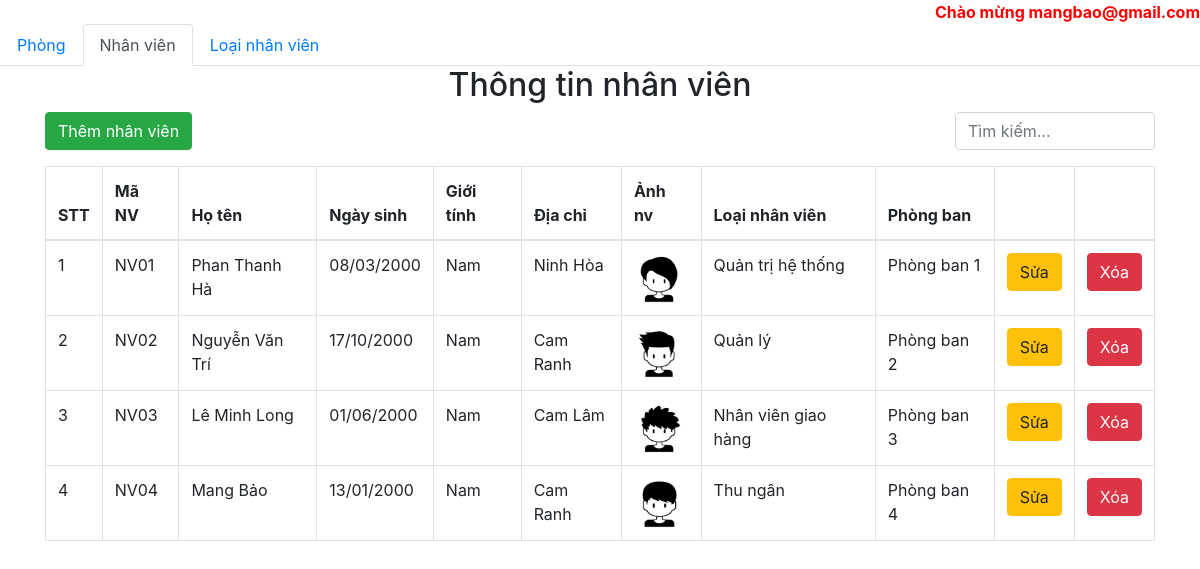
Screenshot of /nhanvien/index.php (signed in) with the database file from the repository.
### tables this page shows
create table nhanvien (
	manv varchar(10) not null primary key,
    honv varchar(50) not null,
	tennv varchar(50) not null,	
	ngaysinh date not null,
    gioitinh tinyint not null,
	diachi varchar(50) not null,
	anh varchar(250) not null,
	maloai varchar(20) not null,
    maphong varchar(20) not null,
	constraint nv_lnv_fk foreign key (maloai) references loainv (maloai),
    constraint nv_mp_fk foreign key (maphong) references phongban (maphong)
	ON UPDATE CASCADE
	ON DELETE CASCADE
);

create table loainv (
	maloai varchar(20) not null primary key,
	tentl varchar(50) not null
);

create table phongban(
	maphong varchar(20) NOT NULL primary key,
	tenphong varchar(50) NOT NULL
);

### db/connect.php (called while the page is built, shortened)
<?php
function executeResult($sql) {
	$con = mysqli_connect(DB_HOST, DB_USER, DB_PASSWORD, DB_NAME);
	$result = mysqli_query($con, $sql);
	$data   = [];
	if ($result != null){
		while ($row = mysqli_fetch_array($result, 1)) {
			$data[] = $row;
		}
	}
	return $data;
}

### nhanvien/index.php (the view, shortened to what this page needs)
<?php
require_once('../db/connect.php');
?>
<!DOCTYPE html>
<html>
<head>
	<link rel="stylesheet" href="https://maxcdn.bootstrapcdn.com/bootstrap/4.4.1/css/bootstrap.min.css">
</head>
<body>
	<div style="text-align: end;color: red;font-weight: bold;">
		Chào mừng <?php echo $_SESSION['username'];  ?>
	</div>
	<ul class="nav nav-tabs">
		<li class="nav-item">
			<a class="nav-link " href="../phong">Phòng</a>
		</li>
		<li class="nav-item">
			<a class="nav-link active" href="#">Nhân viên</a>
		</li>
		<li class="nav-item">
			<a class="nav-link" href="../loainv">Loại nhân viên</a>
		</li>
	</ul>
	<div class="container">
		<div class="panel panel-primary">
			<div class="panel-heading">
				<h2 class="text-center">Thông tin nhân viên</h2>
			</div>
			<div class="panel-body">
				<div class="row">
					<div class="col-lg-6">
						<a href="add.php">
							<button class="btn btn-success" style="margin-bottom: 15px;">Thêm nhân viên</button>
						</a>
					</div>
					<div class="col-lg-6">
						<form method="get">
							<div class="form-group" style="width: 200px; float: right;">
								<input type="text" class="form-control" placeholder="Tìm kiếm..." id="s" name="s" value="<?php if (isset($_GET['s'])) echo $_GET['s']; ?>">
							</div>
						</form>
					</div>
				</div>
				<table class="table table-bordered table-hover">
					<thead>
						<tr>
							<th width="50px">STT</th>
							<th>Mã NV</th>
							<th>Họ tên</th>
							<th>Ngày sinh</th>
							<th>Giới tính</th>
							<th>Địa chỉ </th>
							<th>Ảnh nv </th>
							<th>Loại nhân viên </th>
							<th>Phòng ban </th>
							<th width="50px"></th>
							<th width="50px"></th>
						</tr>
					</thead>
					<tbody>
						<?php
						$limit = 5;
						$page = 1;
						$firstIndex = ($page - 1) * $limit;
						$additional = '';
						$sql = 'select * from nhanvien left join loainv on nhanvien.maloai = loainv.maloai
						left join phongban on nhanvien.maphong = phongban.maphong
						where 1 ' . $additional . ' limit ' . $firstIndex . ',' . $limit;
						$nhanvienList = executeResult($sql);
						if (!empty($nhanvienList)) {
							foreach ($nhanvienList as $item) {
								$date = str_replace('-', '/', $item['ngaysinh']);
								if ($item['gioitinh'] == "1") {
									$gt = "Nam";
								} else
									$gt = "Nữ";
								echo '
							 <tr>
								 <td>' . (++$firstIndex) . '</td>
								 <td>' . $item['manv'] . '</td>
								 <td>' . $item['honv'] . ' ' . $item['tennv'] . '</td>
								 <td>' . date('d/m/Y', strtotime($date)) . '</td>
								 <td>' . $gt . '</td>
								 <td>' . $item['diachi'] . '</td>
								 <td> <img style="height: 50px; width: 50px;" src="../hinh_nv/' . $item['anh'] . '"/></td>
								 <td>' . $item['tentl'] . '</td>
								 <td>' . $item['tenphong'] . '</td>
								 <td>
									 <a href="edit.php?manv=' . $item['manv'] . '"><button class="btn btn-warning">Sửa</button></a>
								 </td>
								 <td>
									 <a href="delete.php?manv=' . $item['manv'] . '"><button class="btn btn-danger">Xóa</button></a>
								 </td>
							 </tr>';
							}
						} else {
							echo '<tr>';
							echo '<td colspan="11" style="text-align: center; color: red;font-weight: bold;">Không tìm thấy thông tin nhân viên </td>';
							echo '</tr>';
						}
						?>
					</tbody>
				</table>
			</div>
		</div>
	</div>
</body>
</html>

### rows the page displays
nhanvien: manv "NV01", honv "Phan", tennv "Thanh Hà", ngaysinh "08/03/2000", gioitinh "Nam", diachi "Ninh Hòa", anh (picture), maloai.tentl "Quản trị hệ thống", maphong.tenphong "Phòng ban 1"
nhanvien: manv "NV02", honv "Nguyễn", tennv "Văn Trí", ngaysinh "17/10/2000", gioitinh "Nam", diachi "Cam Ranh", anh (picture), maloai.tentl "Quản lý", maphong.tenphong "Phòng ban 2"
nhanvien: manv "NV03", honv "Lê", tennv "Minh Long", ngaysinh "01/06/2000", gioitinh "Nam", diachi "Cam Lâm", anh (picture), maloai.tentl "Nhân viên giao hàng", maphong.tenphong "Phòng ban 3"
nhanvien: manv "NV04", honv "Mang", tennv "Bảo", ngaysinh "13/01/2000", gioitinh "Nam", diachi "Cam Ranh", anh (picture), maloai.tentl "Thu ngân", maphong.tenphong "Phòng ban 4"

### other values shown
$_SESSION['username'] "mangbao@gmail.com"
